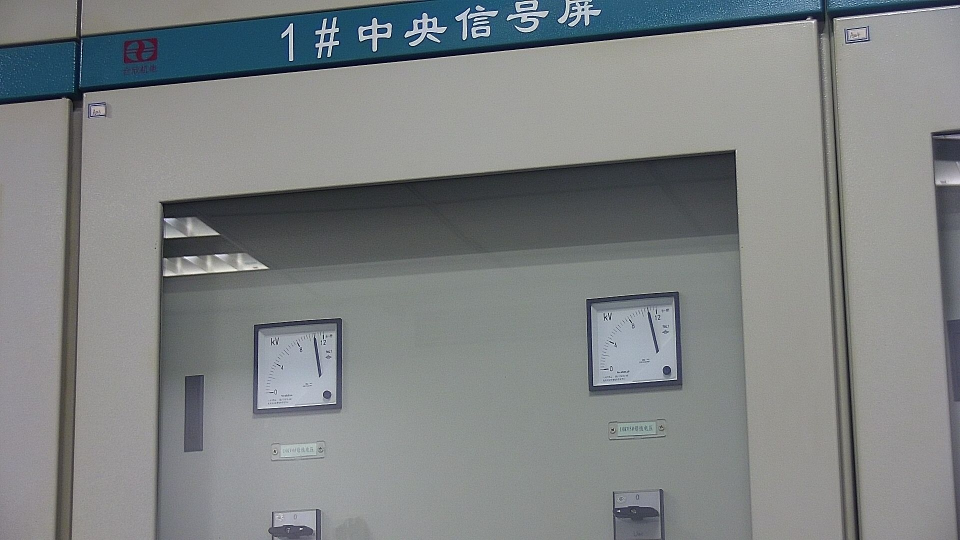
#> input picture image/1-2.jpg, 1920 x 1080 px (shown at 1/2 size); its folder holds 4 pictures in this run
$ python showLabel.py
#> lines starting #> are read from the running program, lines starting #| are printed output that depends on the picture
import cv2
import numpy as np
import os
import json

imgPath = "image"


images = os.listdir(imgPath)
config = os.listdir("config")
for im in images:
    image = cv2.imread(imgPath+"/"+im)
#> image is the input picture: shape (1080, 1920, 3); mean B, G, R 132.1, 131.1, 127.1
    print(im)
    sp = im.split(".")[0].split("-")
    for i in range(1, 6):
        cfg = sp[0]+"-"+sp[1]+"_"+str(i)
        if cfg+".json" in config:
            print(cfg)
            info = json.load(open("config/"+cfg+".json"))
            x = info["ROI"]["x"]
            y = info["ROI"]["y"]
            w = info["ROI"]["w"]
            h = info["ROI"]["h"]
            cv2.rectangle(image, (x, y),
                          (x + w, y + h), (0, 0, 255), 5)

            template = cv2.imread("template/"+cfg+".jpg")
            start = np.array([info["startPoint"]["x"], info["startPoint"]["y"]])
            end = np.array([info["endPoint"]["x"], info["endPoint"]["y"]])
            center = np.array([info["centerPoint"]["x"], info["centerPoint"]["y"]])
            cv2.circle(template, (start[0], start[1]), 20, (0, 0, 255), -1)
            cv2.circle(template, (end[0], end[1]), 20, (0, 255, 0), -1)
            cv2.circle(template, (center[0], center[1]), 20, (255, 0, 0), -1)
            template = cv2.resize(template, (300, 300))
            cv2.imshow(cfg, template)

    image = cv2.resize(image, (300, 300))
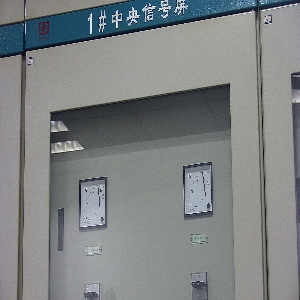
#> image: shape (300, 300, 3); mean B, G, R 132, 131.1, 127
    cv2.imshow(im, image)
    cv2.waitKey(0)
    cv2.destroyAllWindows()
#> pass 2 of the loop `for im in images:`:
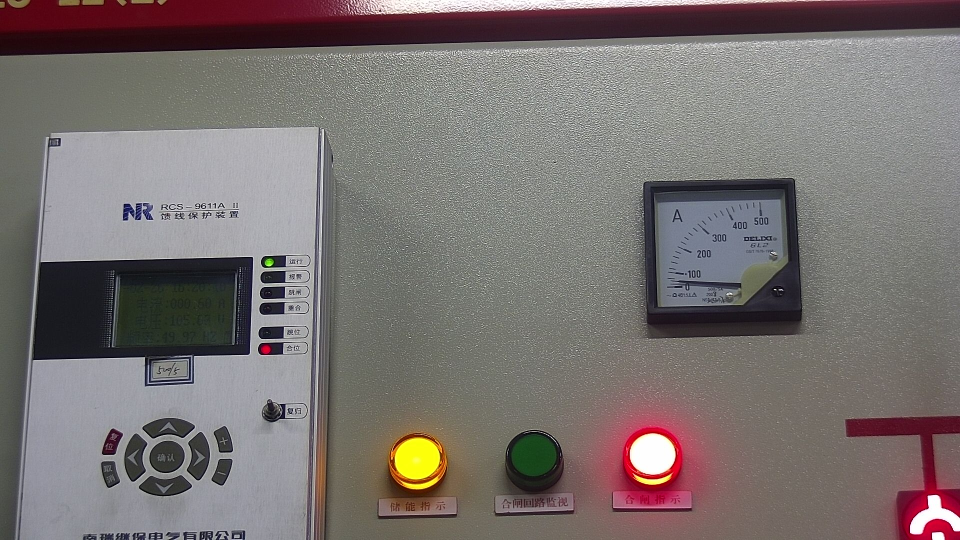
#> input picture image/10-1.jpg, 1920 x 1080 px (shown at 1/2 size)
#> image is the input picture: shape (1080, 1920, 3); mean B, G, R 112.1, 113.7, 121.1
#> `image = cv2.resize(image, (300, 300))`:
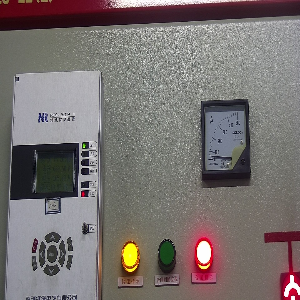
#> image: shape (300, 300, 3); mean B, G, R 112, 113.6, 121
#> pass 3 of the loop `for im in images:`:
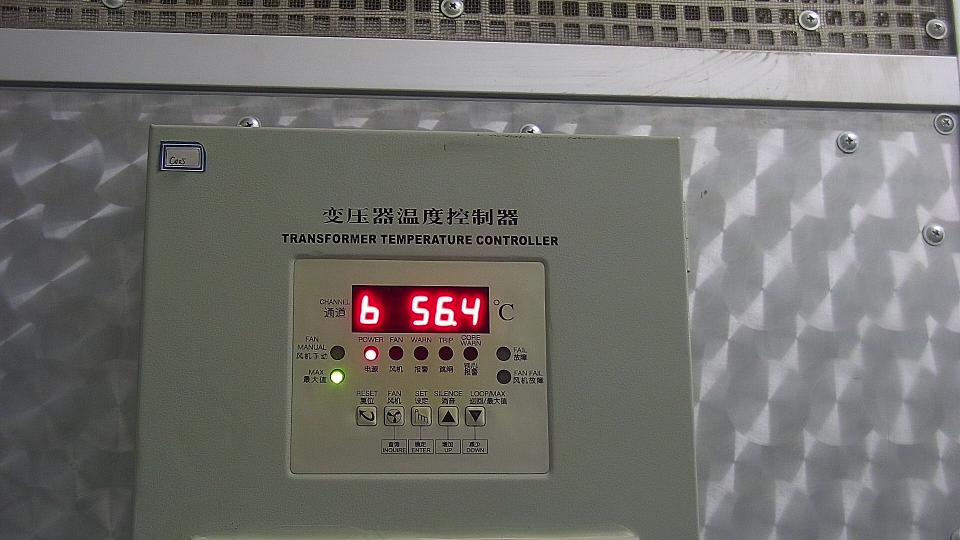
#> input picture image/11-1.jpg, 1920 x 1080 px (shown at 1/2 size)
#> image is the input picture: shape (1080, 1920, 3); mean B, G, R 108.3, 111.8, 113.1
#> `image = cv2.resize(image, (300, 300))`:
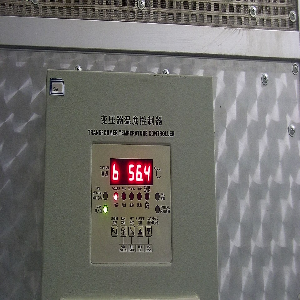
#> image: shape (300, 300, 3); mean B, G, R 108.2, 111.7, 113
#> the loop made 4 passes; the first 3 are shown
